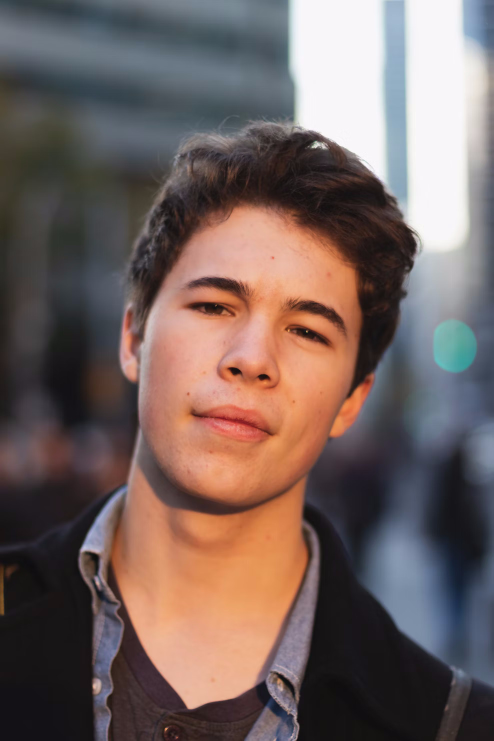
#> input picture computer_vision/images/face.jpg, 987 x 1481 px (shown at 1/2 size)
$ jupyter execute 'Image Transformations.ipynb'   (shell and % lines are left out)
#> lines starting #> are read from the running program, lines starting #| are printed output that depends on the picture; after the words box and inside, x2 and y2 are one past the last pixel; in counts of white or black regions, pixels touching at a corner belong together
# Image Transformations

**Goal:** learn some basic techniques for transforming images so that features in them are easier to detect.

[cell 1]
import matplotlib
#matplotlib.rcParams['figure.figsize'] = [20, 15]
from matplotlib import pyplot as plt
import cv2
import numpy as np

[cell 2]
def cv_show(img):
    cv2.imshow('image', img)
    cv2.waitKey(0)
    cv2.destroyAllWindows()

# show = cv_show # use OpenCV to show images in a new window

show = plt.imshow

def showg(img):
    plt.imshow(img, cmap='gray')

def showb(img):
    plt.imshow(img, cmap='Greys', interpolation='nearest')

[cell 3]
src = cv2.imread("images/face.jpg")
#> src is the input picture: shape (1481, 987, 3); mean B, G, R 95.5, 99, 115.7

[cell 4]
show(src)

## Color Models

Let's display an image in the notebook.

ah: https://www.geeksforgeeks.org/how-to-display-an-opencv-image-in-python-with-matplotlib/

Let's try it...

[cell 5]
show(src)

OpenCV stores images in BGR format - all other graphics libraries use RGB

[cell 6]
show(cv2.cvtColor(src, cv2.COLOR_BGR2RGB))

Changing the color model may help in isolating certain features.
Most important: HSV allows for more easily distinguishing contents by hue or saturation.

[cell 7]
hsv = cv2.cvtColor(src, cv2.COLOR_BGR2HSV)
#> hsv: shape (1481, 987, 3); mean H, S, V 79.8, 65.4, 122.9
show(hsv)

[cell 8]
h,s,v = cv2.split(hsv)
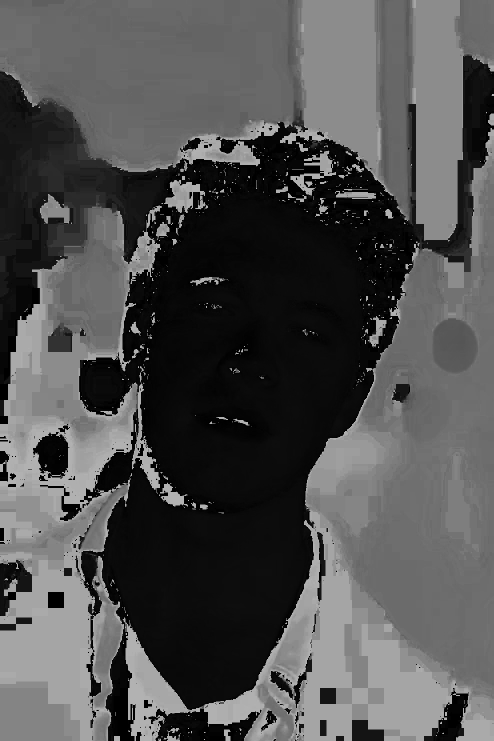
#> h: shape (1481, 987) (shown at 1/2 size); min 0, max 179, mean 79.8
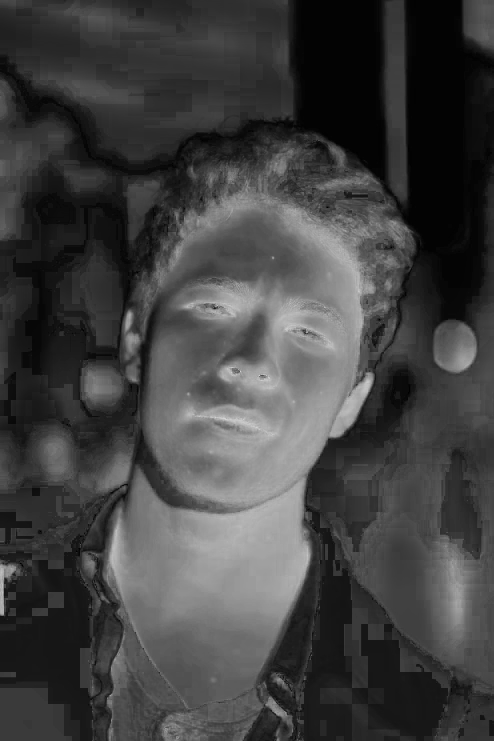
#> s: shape (1481, 987) (shown at 1/2 size); min 0, max 255, mean 65.4

[cell 9]
showg(v)

[cell 10]
showg(s)

[cell 11]
showg(h) # <- better for isolating skin tones

## Known operations

- Color Spaces - Color conversion - ``cv2.cvtColor()``
- Threshold - ``cv2.threshold()`` (check out ``THRESH_OTSU`` type)
- Blur / Sharpen - ``cv2.blur()``, ``cv2.filter2D()`` (convolution)
- Edge Detection - ``cv2.Canny()``, ``cv2.Sobel()``

## Image Pyramids

see also https://en.wikipedia.org/wiki/Pyramid_(image_processing)

- Downsampling images (halfing their resolution) removes detail.
- Pyramid: array of image layers at decreasing resolution
- Gaussian Pyramid: apply Gaussian blur before downsampling
- Laplacian pyramid: store differences between blurred and unblurred version for a layer

Why?

- first run detection algorithms at lower resolution (= faster), then decide if running at higher resolution sensible
- certain features disappear at lower resolutions -> use this to extract information
- only store difference between adjacent layers (Laplacian pyramid) -> use this for image compression and feature extraction

[cell 12]
gray = v.copy()

[cell 13]
rows, cols = map(int, gray.shape)
#> rows = 1481; cols = 987
gray = cv2.pyrDown(gray, dstsize=(cols//2, rows//2))
showg(gray)

[cell 14]
gray = v.copy()

[cell 15]
# repeat the following cell multiple times

[cell 16]
prev = gray.copy()
rows, cols = map(int, gray.shape)
gray = cv2.pyrDown(gray, dstsize=(cols//2, rows//2))
gray_up = cv2.pyrUp(gray, dstsize=(cols, rows))
# difference
diff = cv2.subtract(prev, gray_up)
showg(diff)

## Polar Coordinates

[cell 17]
src = cv2.imread("images/chess.jpg")
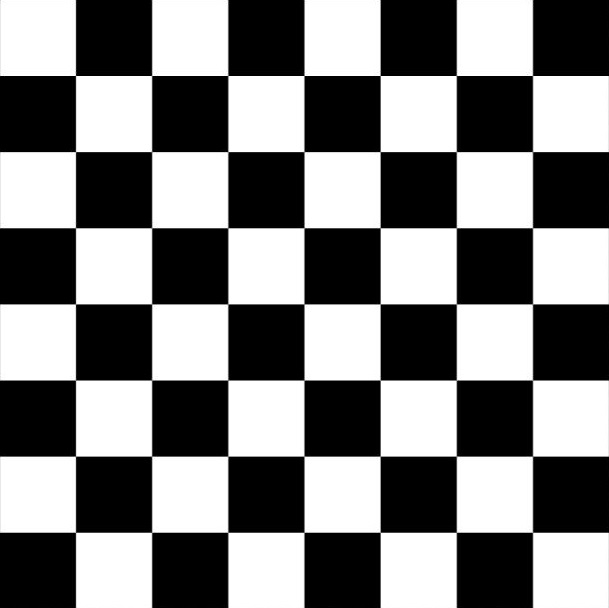
#> input picture computer_vision/images/chess.jpg, 609 x 608 px
#> src is the input picture: shape (608, 609, 3); min 0, max 255, mean 127.5
rows, cols, _channels = map(int, src.shape)
#> rows = 608; cols = 609
pol = cv2.warpPolar(src, dsize=(-1, -1), center=(rows//2, cols//2), maxRadius = max([rows, cols]), flags=cv2.INTER_CUBIC)

[cell 18]
show(src)

[cell 19]
show(pol)

[cell 20]
src = cv2.imread("images/rect1.png")
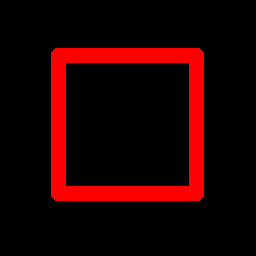
#> input picture computer_vision/images/rect1.png, 256 x 256 px
#> src is the input picture: shape (256, 256, 3); mean B, G, R 0, 0, 32.1
show(src)

[cell 21]
rows, cols, _channels = map(int, src.shape)
#> rows = 256; cols = 256
pol = cv2.warpPolar(src, dsize=(-1, -1), center=(rows//2, cols//2), maxRadius = max([rows, cols]), flags=cv2.INTER_CUBIC)
#> pol: shape (804, 256, 3)
show(pol)

[cell 22]
src = cv2.imread("images/rect2.png")
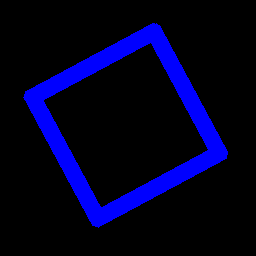
#> input picture computer_vision/images/rect2.png, 256 x 256 px
#> src is the input picture: shape (256, 256, 3); mean B, G, R 35.2, 0, 0
show(src)

[cell 23]
rows, cols, _channels = map(int, src.shape)
pol = cv2.warpPolar(src, dsize=(-1, -1), center=(rows//2, cols//2), maxRadius = max([rows, cols]), flags=cv2.INTER_CUBIC)
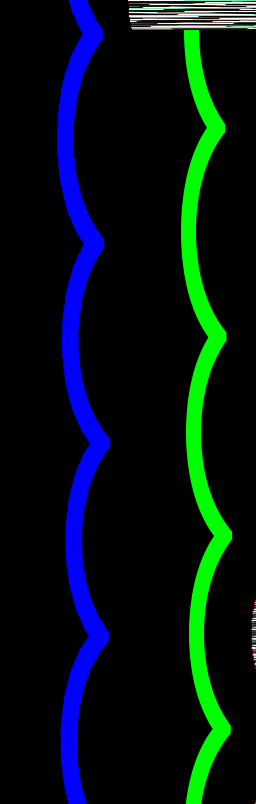
#> pol: shape (804, 256, 3); mean B, G, R 20.6, 18.5, 2.2
show(pol)

## Hough Transform

**Goal:** find straight lines in an image

**General approach:** project x/y coordinate in image space to a line (angle / offset) in Hough space. The more pixels on a line, the more lines intersect in Hough space at one point (which then represents angle/offset of a line in the source image)

Similar approaches for circles (also in OpenCV) and for other shapes

[cell 24]
src = cv2.imread("images/bunchofshapes.jpg")
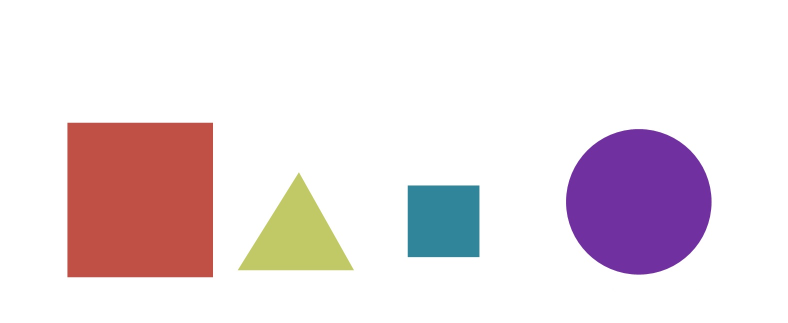
#> input picture computer_vision/images/bunchofshapes.jpg, 1576 x 645 px (shown at 1/2 size)
#> src is the input picture: shape (645, 1576, 3); mean B, G, R 226.8, 222.3, 234.5
#src = cv2.imread("images/sheet.jpg")
gray = cv2.cvtColor(src, cv2.COLOR_BGR2GRAY)
#> gray: shape (645, 1576)
gray = cv2.Canny(gray, 10, 10)
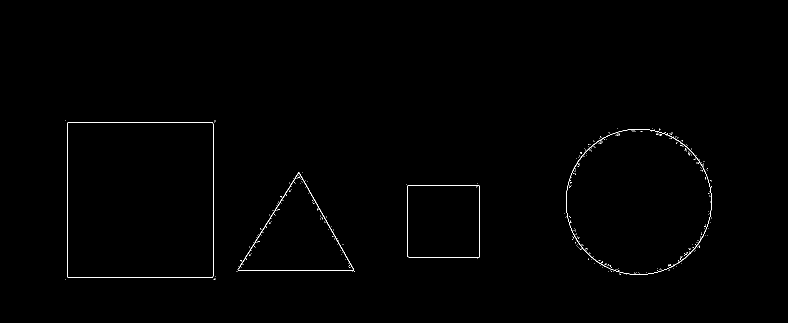
#> gray: shape (645, 1576) (shown at 1/2 size); 0.43% white in thin lines or dots, all inside (x1, y1, x2, y2) = (130, 240, 1424, 560)
thresh, gray = cv2.threshold(gray, 100, 255, cv2.THRESH_BINARY)

[cell 25]
showg(gray)

[cell 26]
lines = cv2.HoughLines(gray, 1, np.pi/180, 120) # for demo: 120 / 340
#> lines = [[134, 0], [426, 0], [245, 1.57], [554, 1.57], [540, 1.57], [689, 0.559], [-356, 2.64], [514, 1.57], [370, 1.57], [958, 0], [815, 0], [-344, 2.62]]
len(lines)
#> Out = 12

[cell 27]
image = src.copy()
for line in lines:
    rho, theta = line[0]
    a = np.cos(theta)
    b = np.sin(theta)
    x0 = a * rho
    y0 = b * rho
    x1 = int(x0 + 2000 * (-b))
    y1 = int(y0 + 2000 * (a))
    x2 = int(x0 - 2000 * (-b))
    y2 = int(y0 - 2000 * (a))
    cv2.line(image, (x1, y1), (x2, y2), (255, 0, 255), 2)
#> this loop made 12 passes
#> (rho, theta, a, b, x0, y0, x1, y1) on passes 1 to 12: (134, 0, 1, 0, 134, 0, 134, 2000), (426, 0, 1, 0, 426, 0, 426, 2000), (245, 1.57, -4.37e-08, 1, -1.07e-05, 245, -2000, 244), (554, 1.57, -4.37e-08, 1, -2.42e-05, 554, -2000, 553), (540, 1.57, -4.37e-08, 1, -2.36e-05, 540, -2000, 539), (689, 0.559, 0.848, 0.53, 584.3, 365.1, -475, 2061), (-356, 2.64, -0.875, 0.485, 311.4, -172.6, -658, -1921), (514, 1.57, -4.37e-08, 1, -2.25e-05, 514, -2000, 513), (370, 1.57, -4.37e-08, 1, -1.62e-05, 370, -2000, 369), (958, 0, 1, 0, 958, 0, 958, 2000), (815, 0, 1, 0, 815, 0, 815, 2000), (-344, 2.62, -0.866, 0.5, 297.9, -172, -702, -1904)
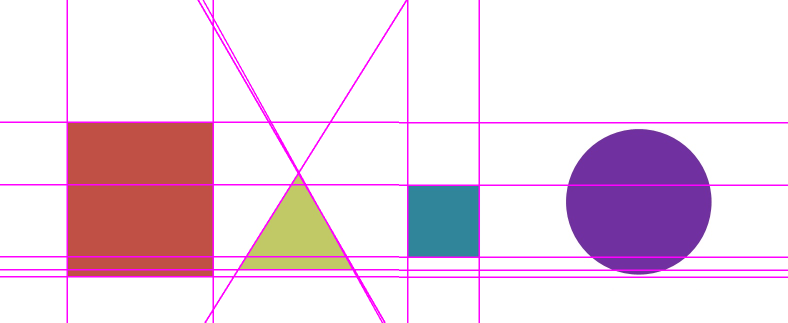
#> image: shape (645, 1576, 3) (shown at 1/2 size); 3.69% of pixels changed, all inside (x1, y1, x2, y2) = (0, 0, 1576, 645)
show(image)

## Contours

see also https://docs.opencv.org/4.x/d3/d05/tutorial_py_table_of_contents_contours.html

OpenCV implements [Suzuki, S. and Abe, K., Topological Structural Analysis of Digitized Binary Images by Border Following. CVGIP 30 1, pp 32-46 (1985)](https://www.sciencedirect.com/science/article/abs/pii/0734189X85900167)

[cell 28]
contours, hierarchy = cv2.findContours(gray, cv2.RETR_CCOMP, cv2.CHAIN_APPROX_SIMPLE)
#> contours = 393 contours, 385 with area under 20; largest, box (x1, y1, x2, y2) and area: (134, 245, 427, 555) 90222, (134, 245, 427, 555) 90220, (1132, 258, 1424, 550) 66580, (1132, 258, 1424, 550) 66350, (475, 345, 708, 541) 22902, (475, 345, 708, 541) 22671, (815, 370, 959, 515) 20588, (815, 370, 959, 515) 20586

[cell 29]
cv2.drawContours(image, contours, -1, (0,255,0), 3)
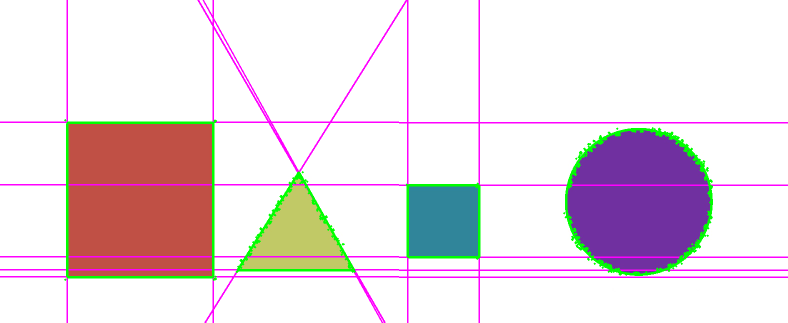
#> image: shape (645, 1576, 3) (shown at 1/2 size); 2.08% of pixels changed, all inside (x1, y1, x2, y2) = (128, 238, 1426, 562)
show(image)
